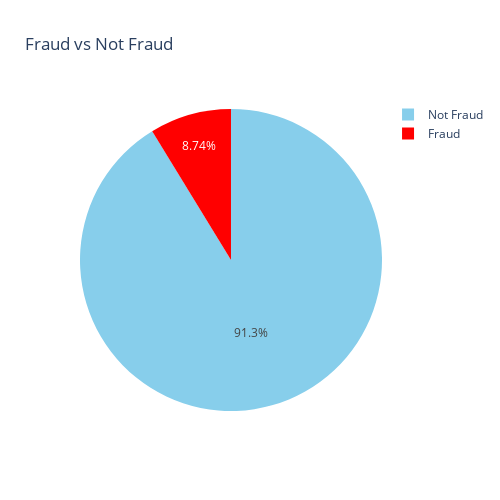

Notebook code cell kept with this figure:
### Markdown cell above
## 1.3 Check data balance

### Code cell
fig = px.pie(
    values=data['fraud'].value_counts().tolist(), 
    names=['Not Fraud', 'Fraud'], 
    title='Fraud vs Not Fraud', 
    color_discrete_sequence=['skyblue', 'red'],
    width=500, height=500
)
fig.show()

print(data['fraud'].value_counts())

### Figure 1 — Plotly figure (JSON) as saved in the notebook; plotly's stock layout.template omitted (floating-point values rounded to 4 significant figures)
{"data": [{"domain": {"x": [0, 1], "y": [0, 1]}, "hovertemplate": "label=%{label}<br>value=%{value}<extra></extra>", "labels": ["Not Fraud", "Fraud"], "legendgroup": "", "name": "", "showlegend": true, "type": "pie", "values": [912597, 87403]}], "layout": {"height": 500, "legend": {"tracegroupgap": 0}, "piecolorway": ["skyblue", "red"], "title": {"text": "Fraud vs Not Fraud"}, "width": 500}}
